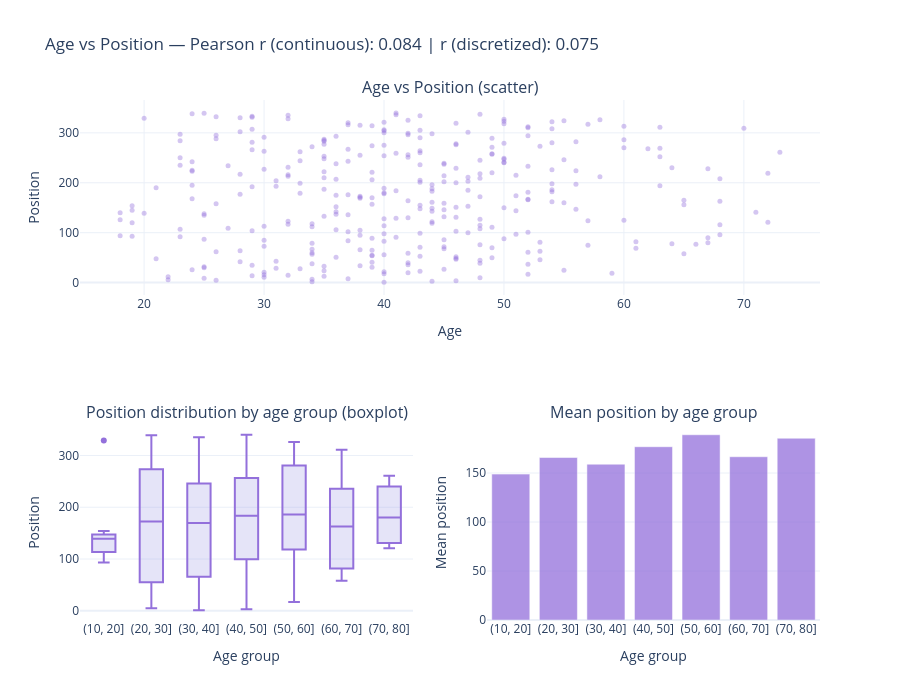

The code cell stored with this chart in its notebook:
### Markdown cell above
### 2. Binning Age and checking correlation between Age and Position now

### Code cell
# Discretize age
df_clean['Age_bin'] = pd.cut(df_clean['Age'], bins=range(10, 110, 10))
bin_labels = [str(b) for b in df_clean['Age_bin'].cat.categories]

# Pearson coefficients
r_continuous = df_clean['Position'].corr(df_clean['Age'])
r_discrete = df_clean['Position'].corr(df_clean['Age_bin'].cat.codes)

# Mean position per bin
mean_by_bin = df_clean.groupby('Age_bin', observed=True)['Position'].mean()

# --- Build dashboard ---
fig = make_subplots(
    rows=2, cols=2,
    subplot_titles=[
        'Age vs Position (scatter)',
        'Position distribution by age group (boxplot)',
        'Mean position by age group',
        ''
    ],
    specs=[[{'colspan': 2}, None], [{}, {}]],
)

# 1. Scatter (full width, top)
fig.add_trace(go.Scatter(
    x=df_clean['Age'], y=df_clean['Position'],
    mode='markers',
    marker=dict(color='mediumpurple', opacity=0.4, size=5),
    name='Runners'
), row=1, col=1)

# 2. Boxplot (bottom left)
for bin_cat in df_clean['Age_bin'].cat.categories:
    subset = df_clean[df_clean['Age_bin'] == bin_cat]['Position']
    fig.add_trace(go.Box(
        y=subset, name=str(bin_cat),
        marker_color='mediumpurple', line_color='mediumpurple',
        fillcolor='rgba(127,119,221,0.2)',
        showlegend=False
    ), row=2, col=1)

# 3. Bar — mean position (bottom right)
fig.add_trace(go.Bar(
    x=[str(b) for b in mean_by_bin.index],
    y=mean_by_bin.values,
    marker_color='mediumpurple',
    opacity=0.75,
    showlegend=False
), row=2, col=2)

# --- Layout ---
fig.update_layout(
    title=f'Age vs Position — Pearson r (continuous): {r_continuous:.3f} | r (discretized): {r_discrete:.3f}',
    height=700,
    template='plotly_white',
    showlegend=False
)

fig.update_xaxes(title_text='Age', row=1, col=1)
fig.update_yaxes(title_text='Position', row=1, col=1)
fig.update_xaxes(title_text='Age group', row=2, col=1)
fig.update_yaxes(title_text='Position', row=2, col=1)
fig.update_xaxes(title_text='Age group', row=2, col=2)
fig.update_yaxes(title_text='Mean position', row=2, col=2)

fig.show()

### Figure 1 — Plotly figure (JSON) as saved in the notebook; plotly's stock layout.template omitted (floating-point values rounded to 4 significant figures; data arrays with more than 128 entries replaced by an {"elided": "..."} marker saying what was removed)
{"data": [{"marker": {"color": "mediumpurple", "opacity": 0.4, "size": 5}, "mode": "markers", "name": "Runners", "type": "scatter", "x": {"elided": "331 float values"}, "xaxis": "x", "y": {"elided": "331 int values"}, "yaxis": "y"}, {"fillcolor": "rgba(127,119,221,0.2)", "line": {"color": "mediumpurple"}, "marker": {"color": "mediumpurple"}, "name": "(10, 20]", "showlegend": false, "type": "box", "xaxis": "x2", "y": [93, 94, 120, 126, 139, 140, 145, 154, 329], "yaxis": "y2"}, {"fillcolor": "rgba(127,119,221,0.2)", "line": {"color": "mediumpurple"}, "marker": {"color": "mediumpurple"}, "name": "(20, 30]", "showlegend": false, "type": "box", "xaxis": "x2", "y": [5, 6, 9, 11, 12, 14, 16, 21, 26, 30, 32, 35, 42, 48, 62, 64, 73, 85, 87, 92, 104, 107, 109, 113, 135, 138, 158, 168, 177, 190, 192, 195, 217, 223, 225, 227, 234, 235, 242, 250, 263, 266, 281, 284, 288, 291, 295, 297, 302, 307, 330, 331, 332, 333, 338, 339], "yaxis": "y2"}, {"fillcolor": "rgba(127,119,221,0.2)", "line": {"color": "mediumpurple"}, "marker": {"color": "mediumpurple"}, "name": "(30, 40]", "showlegend": false, "type": "box", "xaxis": "x2", "y": [1, 2, 7, 8, 13, 15, 18, 22, 24, 28, 29, 31, 33, 34, 38, 41, 43, 51, 54, 55, 56, 57, 60, 65, 66, 67, 79, 83, 84, 89, 95, 98, 102, 105, 106, 112, 114, 117, 118, 123, 128, 133, 136, 137, 142, 152, 157, 169, 170, 171, 173, 175, 176, 178, 179, 180, 187, 189, 193, 199, 204, 206, 207, 210, 213, 216, 221, 222, 231, 238, 243, 244, 248, 253, 254, 255, 262, 267, 272, 274, 275, 277, 283, 285, 287, 293, 300, 304, 306, 314, 315, 316, 320, 321, 328, 335], "yaxis": "y2"}, {"fillcolor": "rgba(127,119,221,0.2)", "line": {"color": "mediumpurple"}, "marker": {"color": "mediumpurple"}, "name": "(40, 50]", "showlegend": false, "type": "box", "xaxis": "x2", "y": [3, 4, 10, 20, 23, 27, 36, 39, 40, 45, 47, 49, 50, 52, 53, 59, 68, 70, 71, 72, 76, 86, 88, 91, 99, 100, 103, 108, 111, 115, 119, 122, 127, 129, 130, 131, 132, 143, 146, 148, 149, 150, 151, 153, 155, 159, 161, 164, 172, 183, 184, 185, 188, 196, 200, 201, 202, 203, 205, 209, 211, 214, 218, 220, 229, 236, 237, 239, 240, 241, 245, 247, 249, 251, 256, 257, 258, 259, 260, 264, 271, 276, 278, 279, 289, 290, 296, 298, 299, 301, 305, 318, 319, 323, 325, 327, 334, 336, 337, 340], "yaxis": "y2"}, {"fillcolor": "rgba(127,119,221,0.2)", "line": {"color": "mediumpurple"}, "marker": {"color": "mediumpurple"}, "name": "(50, 60]", "showlegend": false, "type": "box", "xaxis": "x2", "y": [17, 19, 25, 37, 46, 61, 63, 75, 81, 97, 101, 124, 125, 144, 147, 160, 162, 166, 167, 174, 181, 182, 186, 197, 198, 212, 215, 224, 226, 233, 246, 270, 273, 280, 282, 286, 294, 308, 310, 312, 313, 317, 322, 324, 326], "yaxis": "y2"}, {"fillcolor": "rgba(127,119,221,0.2)", "line": {"color": "mediumpurple"}, "marker": {"color": "mediumpurple"}, "name": "(60, 70]", "showlegend": false, "type": "box", "xaxis": "x2", "y": [58, 69, 77, 78, 80, 82, 90, 96, 116, 156, 163, 165, 194, 208, 228, 230, 252, 268, 269, 309, 311], "yaxis": "y2"}, {"fillcolor": "rgba(127,119,221,0.2)", "line": {"color": "mediumpurple"}, "marker": {"color": "mediumpurple"}, "name": "(70, 80]", "showlegend": false, "type": "box", "xaxis": "x2", "y": [121, 141, 219, 261], "yaxis": "y2"}, {"fillcolor": "rgba(127,119,221,0.2)", "line": {"color": "mediumpurple"}, "marker": {"color": "mediumpurple"}, "name": "(80, 90]", "showlegend": false, "type": "box", "xaxis": "x2", "y": [], "yaxis": "y2"}, {"fillcolor": "rgba(127,119,221,0.2)", "line": {"color": "mediumpurple"}, "marker": {"color": "mediumpurple"}, "name": "(90, 100]", "showlegend": false, "type": "box", "xaxis": "x2", "y": [], "yaxis": "y2"}, {"marker": {"color": "mediumpurple"}, "opacity": 0.75, "showlegend": false, "type": "bar", "x": ["(10, 20]", "(20, 30]", "(30, 40]", "(40, 50]", "(50, 60]", "(60, 70]", "(70, 80]"], "xaxis": "x3", "y": [148.9, 165.8, 159.0, 176.8, 189.1, 166.6, 185.5], "yaxis": "y3"}], "layout": {"annotations": [{"font": {"size": 16}, "showarrow": false, "text": "Age vs Position (scatter)", "x": 0.5, "xanchor": "center", "xref": "paper", "y": 1, "yanchor": "bottom", "yref": "paper"}, {"font": {"size": 16}, "showarrow": false, "text": "Position distribution by age group (boxplot)", "x": 0.225, "xanchor": "center", "xref": "paper", "y": 0.375, "yanchor": "bottom", "yref": "paper"}, {"font": {"size": 16}, "showarrow": false, "text": "Mean position by age group", "x": 0.775, "xanchor": "center", "xref": "paper", "y": 0.375, "yanchor": "bottom", "yref": "paper"}], "height": 700, "showlegend": false, "title": {"text": "Age vs Position — Pearson r (continuous): 0.084 | r (discretized): 0.075"}, "xaxis": {"anchor": "y", "domain": [0, 1], "title": {"text": "Age"}}, "xaxis2": {"anchor": "y2", "domain": [0, 0.45], "title": {"text": "Age group"}}, "xaxis3": {"anchor": "y3", "domain": [0.55, 1], "title": {"text": "Age group"}}, "yaxis": {"anchor": "x", "domain": [0.625, 1], "title": {"text": "Position"}}, "yaxis2": {"anchor": "x2", "domain": [0, 0.375], "title": {"text": "Position"}}, "yaxis3": {"anchor": "x3", "domain": [0, 0.375], "title": {"text": "Mean position"}}}}
